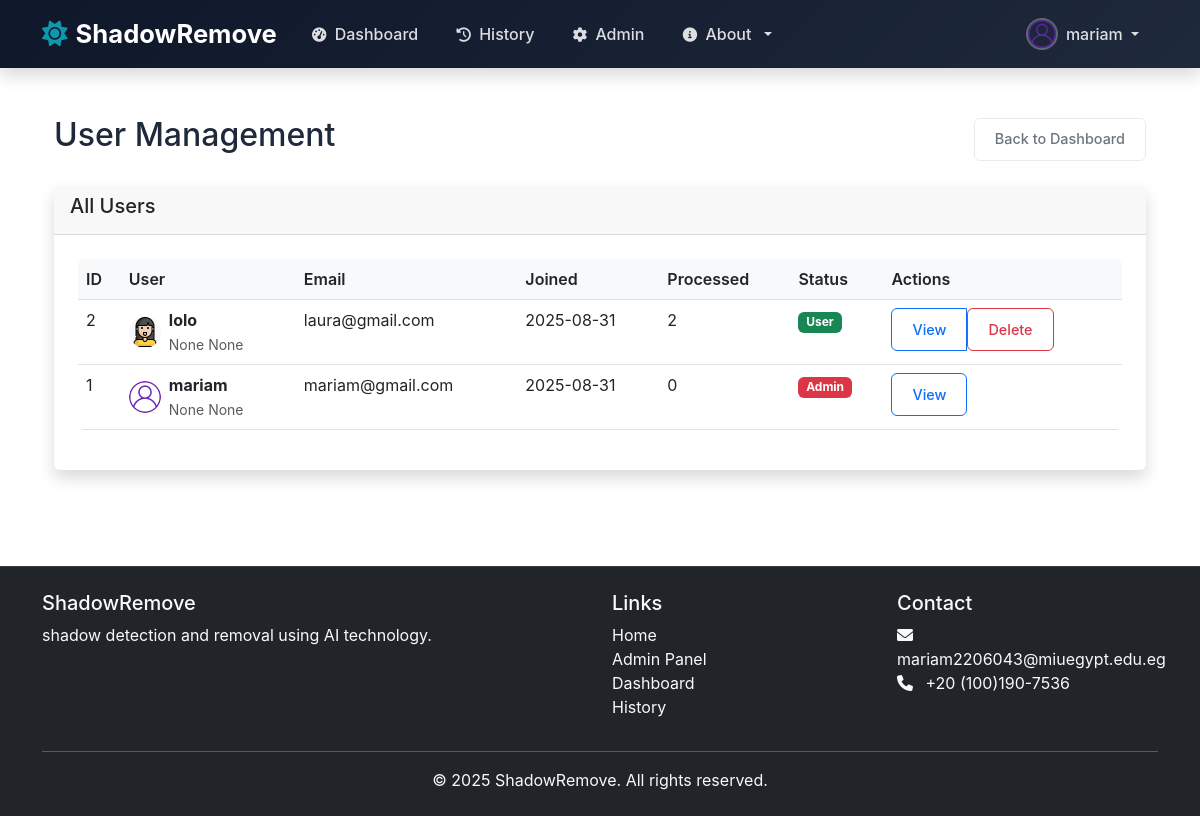
The app's page /admin/users (signed in) with its own data.
### models.py (models this page shows, shortened)
class User(UserMixin, db.Model):
    id = db.Column(db.Integer, primary_key=True)
    username = db.Column(db.String(80), unique=True, nullable=False)
    email = db.Column(db.String(120), unique=True, nullable=False)
    password_hash = db.Column(db.String(128))
    first_name = db.Column(db.String(80), nullable=True)
    last_name = db.Column(db.String(80), nullable=True)
    bio = db.Column(db.Text, nullable=True)
    avatar = db.Column(db.String(120), default='default-avatar.png')
    created_at = db.Column(db.DateTime, default=datetime.utcnow)
    updated_at = db.Column(db.DateTime, default=datetime.utcnow, onupdate=datetime.utcnow)
    is_admin = db.Column(db.Boolean, default=False)
    is_active = db.Column(db.Boolean, default=True)

### admin_route.py (the view)
@admin_required
def admin_users():
    search_query = request.args.get('search', '')
    page = request.args.get('page', 1, type=int)
    per_page = 20
    if search_query:
        users = User.query.filter(
            (User.username.ilike(f'%{search_query}%')) |
            (User.email.ilike(f'%{search_query}%')) |
            (User.first_name.ilike(f'%{search_query}%')) |
            (User.last_name.ilike(f'%{search_query}%'))
        ).order_by(User.created_at.desc())
    else:
        users = User.query.order_by(User.created_at.desc())
    users = users.paginate(page=page, per_page=per_page, error_out=False)
    return render_template('admin/users.html', users=users, search_query=search_query)

### admin_route.py (called while the page is built)
def admin_required(f):
    @wraps(f)
    def decorated_function(*args, **kwargs):
        if not current_user.is_authenticated or not current_user.is_admin:
            abort(403)
        return f(*args, **kwargs)
    return decorated_function

### app.py (called while the page is built)
@login_manager.user_loader
def load_user(user_id):
    return User.query.get(int(user_id))

### templates/admin/users.html
{% extends "base.html" %}
{% block content %}
<div class="container-fluid py-4">
    <div class="d-flex justify-content-between align-items-center mb-4">
        <h1 class="h2">User Management</h1>
        <a href="{{ url_for('admin_dashboard') }}" class="btn btn-outline-secondary">Back to Dashboard</a>
    </div>
    <div class="card">
        <div class="card-header">
            <h5 class="card-title">All Users</h5>
        </div>
        <div class="card-body">
            <div class="table-responsive">
                <table class="table table-hover">
                    <thead>
                        <tr>
                            <th>ID</th>
                            <th>User</th>
                            <th>Email</th>
                            <th>Joined</th>
                            <th>Processed</th>
                            <th>Status</th>
                            <th>Actions</th>
                        </tr>
                    </thead>
                    <tbody>
                        {% for user in users %}
                        <tr>
                            <td>{{ user.id }}</td>
                            <td>
                                <div class="d-flex align-items-center">
                                    <img src="{{ url_for('static', filename='uploads/avatars/' + user.avatar) }}"
                                         class="rounded-circle me-2" width="32" height="32" alt="{{ user.username }}">
                                    <div>
                                        <strong>{{ user.username }}</strong>
                                        <br>
                                        <small class="text-muted">{{ user.first_name }} {{ user.last_name }}</small>
                                    </div>
                                </div>
                            </td>
                            <td>{{ user.email }}</td>
                            <td>{{ user.created_at.strftime('%Y-%m-%d') }}</td>
                            <td>{{ user.processed_images | length }}</td>
                            <td>
                                {% if user.is_admin %}
                                    <span class="badge bg-danger">Admin</span>
                                {% else %}
                                    <span class="badge bg-success">User</span>
                                {% endif %}
                            </td>
                            <td>
                                <div class="btn-group">
                                    <a href="{{ url_for('admin_user_detail', user_id=user.id) }}" class="btn btn-sm btn-outline-primary">View</a>
                                    {% if not user.is_admin %}
                                    <form action="{{ url_for('admin_delete_user', user_id=user.id) }}" method="POST" class="d-inline">
                                        <button type="submit" class="btn btn-sm btn-outline-danger"
                                                onclick="return confirm('Are you sure you want to delete this user? This action cannot be undone.')">
                                            Delete
                                        </button>
                                    </form>
                                    {% endif %}
                                </div>
                            </td>
                        </tr>
                        {% endfor %}
                    </tbody>
                </table>
            </div>
        </div>
    </div>
</div>
{% endblock %}

### templates/base.html (shortened to what this page needs)
<!DOCTYPE html>
<html lang="en">
<head>
    <link href="https://cdn.jsdelivr.net/npm/bootstrap@5.3.0/dist/css/bootstrap.min.css" rel="stylesheet">
    <link href="https://cdnjs.cloudflare.com/ajax/libs/font-awesome/6.0.0/css/all.min.css" rel="stylesheet">
    <link href="{{ url_for('static', filename='css/profile.css') }}" rel="stylesheet">
    <link rel="stylesheet" href="{{ url_for('static', filename='css/style.css') }}">
</head>
<body>
    <nav class="navbar navbar-expand-lg navbar-dark bg-dark fixed-top shadow">
        <div class="container">
            <a class="navbar-brand d-flex align-items-center" href="{{ url_for('index') }}">
                <i class="fas fa-sun me-2"></i>
                <span class="fw-bold">ShadowRemove</span>
            </a>
            <div class="collapse navbar-collapse" id="navbarNav">
                <ul class="navbar-nav me-auto">
                    <li class="nav-item">
                        <a class="nav-link" href="{{ url_for('dashboard') }}">
                            <i class="fas fa-tachometer-alt me-1"></i> Dashboard
                        </a>
                    </li>
                    <li class="nav-item">
                        <a class="nav-link" href="{{ url_for('history') }}">
                            <i class="fas fa-history me-1"></i> History
                        </a>
                    </li>
                    {% if current_user.is_authenticated and current_user.is_admin %}
                    <li class="nav-item">
                        <a class="nav-link" href="{{ url_for('admin_dashboard') }}">
                            <i class="fas fa-cog me-1"></i> Admin
                        </a>
                    </li>
                    {% endif %}
                    <li class="nav-item dropdown">
                        <a class="nav-link dropdown-toggle" href="#" id="navbarDropdown" role="button" data-bs-toggle="dropdown">
                            <i class="fas fa-info-circle me-1"></i> About
                        </a>
                    </li>
                </ul>
                <ul class="navbar-nav ms-auto">
                    {% if current_user.is_authenticated %}
                    <li class="nav-item dropdown">
                        <a class="nav-link dropdown-toggle d-flex align-items-center" href="#" id="userDropdown" role="button" data-bs-toggle="dropdown">
                            {% if current_user.avatar and current_user.avatar != 'default-avatar.png' %}
                                <img src="{{ url_for('static', filename='uploads/avatars/' + current_user.avatar) }}" class="profile-picture me-2" alt="Profile Picture">
                            {% else %}
                                <img src="{{ url_for('static', filename='images/default-avatar.png') }}" class="profile-picture me-2" alt="Default Profile">
                            {% endif %}
                            <span>{{ current_user.username }}</span>
                        </a>
                    </li>
                    {% endif %}
                </ul>
            </div>
        </div>
    </nav>
    <div class="container mt-5 pt-4">
        {% block content %}{% endblock %}
    </div>
    <footer class="bg-dark text-light py-4 mt-5">
        <div class="container">
            <div class="row">
                <div class="col-md-6">
                    <h5>ShadowRemove</h5>
                    <p>shadow detection and removal using AI technology.</p>
                </div>
                <div class="col-md-3">
                    <h5>Links</h5>
                    <ul class="list-unstyled">
                        <li><a href="{{ url_for('index') }}" class="text-light">Home</a></li>
                        {% if current_user.is_authenticated and current_user.is_admin %}
                            <li><a class="dropdown-item" href="{{ url_for('admin_dashboard') }}">Admin Panel</a></li>
                        {% endif %}
                        <li><a href="{{ url_for('dashboard') }}" class="text-light">Dashboard</a></li>
                        <li><a href="{{ url_for('history') }}" class="text-light">History</a></li>
                    </ul>
                </div>
                <div class="col-md-3">
                    <h5>Contact</h5>
                    <ul class="list-unstyled">
                        <li><i class="fas fa-envelope me-2"></i> mariam2206043@miuegypt.edu.eg</li>
                        <li><i class="fas fa-phone me-2"></i> +20 (100)190-7536</li>
                    </ul>
                </div>
            </div>
            <hr class="bg-light">
            <div class="text-center">
                <p class="mb-0">&copy; 2025 ShadowRemove. All rights reserved.</p>
            </div>
        </div>
    </footer>
</body>
</html>

### static/css/profile.css (style rules this page uses)
:root { --primary-color: #2c3e50; --secondary-color: #34495e; --accent-color: #3498db; --light-color: #f8f9fa; --dark-color: #2c3e50; --success-color: #27ae60; --warning-color: #f39c12; --danger-color: #e74c3c; --border-color: #e9ecef; --text-muted: #6c757d; --border-radius: 6px; --box-shadow: 0 2px 10px rgba(0, 0, 0, 0.05); --transition: all 0.2s ease; }
.card { border: 1px solid var(--border-color); border-radius: var(--border-radius); box-shadow: var(--box-shadow); margin-bottom: 1.5rem; }
.card-body { padding: 1.5rem; }
.btn { border-radius: var(--border-radius); padding: 0.6rem 1.25rem; font-weight: 600; transition: var(--transition); font-size: 0.9rem; }
.btn-outline-secondary { border: 1px solid var(--border-color); color: var(--text-muted); }

### static/css/style.css (style rules this page uses)
.navbar-brand { font-size: 1.5rem; }
.navbar-nav .nav-link { font-weight: 500; transition: color 0.3s ease; }
body { padding-top: 20px; min-height: 100vh; display: flex; flex-direction: column; }
.container.mt-5.pt-4 { flex: 1; }
footer { margin-top: auto; }
footer a { text-decoration: none; transition: color 0.3s ease; }
.card { border: none; box-shadow: 0 0.5rem 1rem rgba(0, 0, 0, 0.15); transition: transform 0.3s ease, box-shadow 0.3s ease; }
.card-header { border-bottom: 1px solid rgba(0, 0, 0, 0.125); }
.btn { border-radius: 0.375rem; font-weight: 500; transition: all 0.3s ease; }
.table { border-radius: 0.375rem; overflow: hidden; }
.table th { border-top: none; font-weight: 600; background-color: #f8f9fa; }
.badge { font-size: 0.75rem; padding: 0.35em 0.65em; }
:root { --primary-color: #4a6fa5; --secondary-color: #166088; --accent-color: #4cb1a7; --light-color: #f8f9fa; --dark-color: #343a40; --success-color: #28a745; --danger-color: #dc3545; }
:root { --primary: #1a2d7a; --secondary: #1f113a; --dark: #1d2a3a; --light: #f8f9fa; --gray: #6c757d; }
body { font-family: 'Inter', sans-serif; color: var(--dark); overflow-x: hidden; }

### templates/base.html (style rules this page uses)
:root { --primary: #0c255c; --primary-dark: #0c1f53; --secondary: #361969; --accent: #0e97af; --dark: #1e293b; --light: #f8fafc; --gray: #78889e; --gray-light: #dfe3e9; --white: #ffffff; --navbar-dark: #0f172a; }
body { font-family: 'Inter', sans-serif; color: var(--dark); background-color: var(--white); overflow-x: hidden; }
.navbar { background: linear-gradient(135deg, var(--navbar-dark) 0%, var(--dark) 100%) !important; box-shadow: 0 4px 18px rgba(0, 0, 0, 0.15); padding: 0.6rem 0; transition: all 0.3s ease; }
.navbar-brand { font-size: 1.6rem; font-weight: 700; color: var(--white) !important; }
.navbar-brand i { color: var(--accent); transition: all 0.3s ease; }
.navbar-nav .nav-link { font-weight: 500; transition: all 0.3s ease; color: rgba(255, 255, 255, 0.85) !important; padding: 0.5rem 1rem !important; margin: 0 0.2rem; border-radius: 6px; }
.navbar-nav .nav-link i { margin-right: 0.4rem; font-size: 0.9rem; }
.profile-picture { width: 32px; height: 32px; border-radius: 50%; object-fit: cover; border: 2px solid rgba(255, 255, 255, 0.3); transition: all 0.3s ease; }
.dropdown-toggle::after { margin-left: 0.5rem; }
footer { background: linear-gradient(135deg, var(--navbar-dark) 0%, var(--dark极) 100%) !important; border-top: 1px solid rgba(255, 255, 255, 0.1); }
footer a { text-decoration: none; transition: color 0.3s ease; }

### records on screen
User: avatar (picture), username "mariam", id "1", first_name "None", last_name "None", email "mariam@gmail.com", created_at "2025-08-31", processed_images|length "0", is_admin "Admin"
User: id "2", avatar (picture), username "lolo", first_name "None", last_name "None", email "laura@gmail.com", created_at "2025-08-31", processed_images|length "2", is_admin "User"
